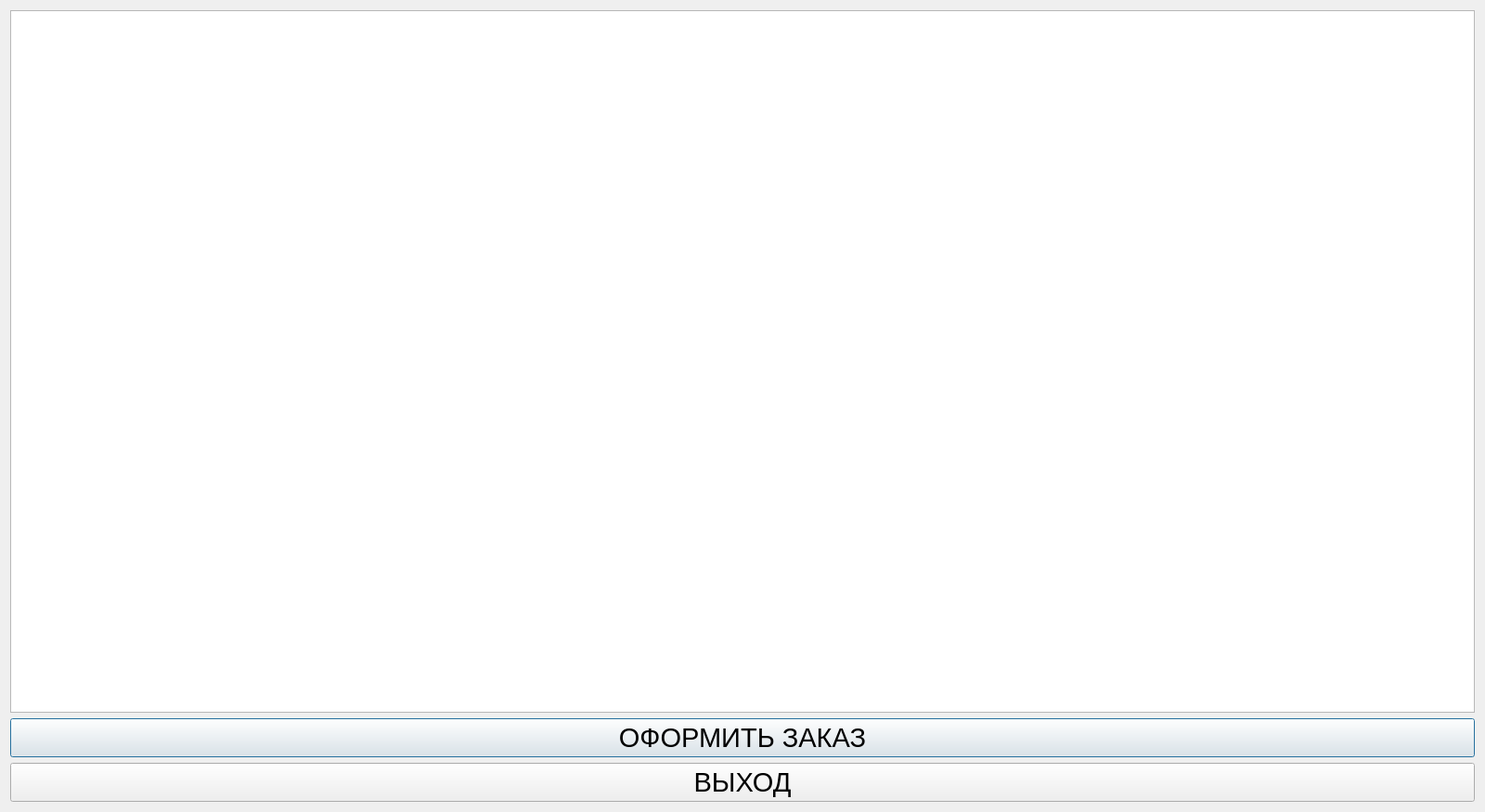
<?xml version="1.0" encoding="UTF-8"?>
<ui version="4.0">
 <class>Basket</class>
 <widget class="QDialog" name="Basket">
  <property name="geometry">
   <rect>
    <x>0</x>
    <y>0</y>
    <width>1600</width>
    <height>875</height>
   </rect>
  </property>
  <property name="windowTitle">
   <string>Dialog</string>
  </property>
  <layout class="QVBoxLayout" name="verticalLayout">
   <item>
    <widget class="QTableWidget" name="tableWidget">
     <property name="font">
      <font>
       <family>Yu Gothic UI</family>
      </font>
     </property>
     <property name="editTriggers">
      <set>QAbstractItemView::NoEditTriggers</set>
     </property>
     <property name="iconSize">
      <size>
       <width>0</width>
       <height>0</height>
      </size>
     </property>
     <property name="rowCount">
      <number>0</number>
     </property>
    </widget>
   </item>
   <item>
    <widget class="QPushButton" name="pushButton">
     <property name="minimumSize">
      <size>
       <width>0</width>
       <height>40</height>
      </size>
     </property>
     <property name="font">
      <font>
       <family>Yu Gothic UI</family>
       <pointsize>22</pointsize>
      </font>
     </property>
     <property name="text">
      <string>ОФОРМИТЬ ЗАКАЗ</string>
     </property>
    </widget>
   </item>
   <item>
    <widget class="QPushButton" name="exit_button">
     <property name="font">
      <font>
       <family>Yu Gothic UI</family>
       <pointsize>22</pointsize>
      </font>
     </property>
     <property name="text">
      <string>ВЫХОД</string>
     </property>
    </widget>
   </item>
  </layout>
 </widget>
 <resources/>
 <connections/>
</ui>
